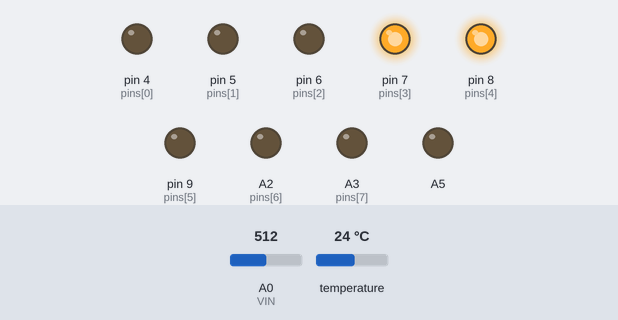
This sketch was run on a simulated Arduino Uno, built with avr-gcc and run on an emulated ATmega328P. Parts: output pins drawn as LEDs (lit = HIGH). Inputs (shaded band) come from the test bench; at power-on: temperature 24 °C, A0 (VIN) = 512. WiFi joins after 1.5 s; servers stay silent unless stated; uploads are accepted with an empty reply; what the sketch prints to the serial monitor is not drawn.

Above: at 3.2 s.
3.3 s: temperature set to 12 °C
At 5.0 s:
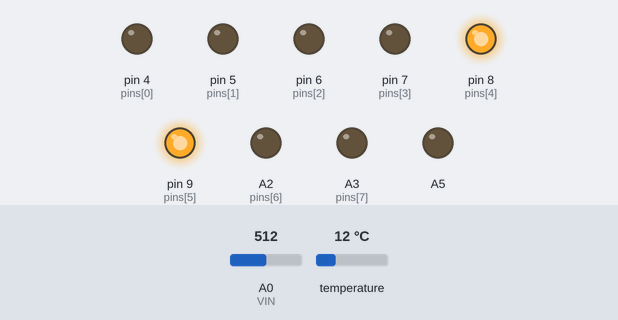
5.3 s: temperature set to 12.6 °C
6.9 s: temperature set to 13.4 °C
At 8.9 s:
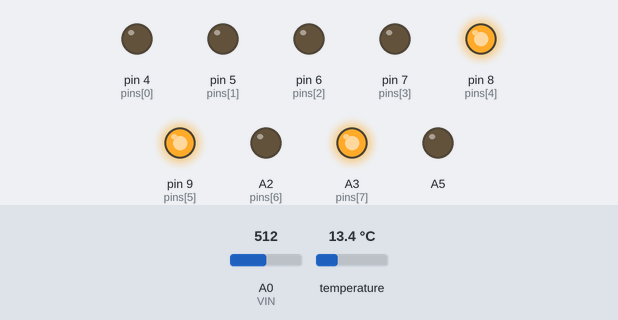
9.2 s: temperature set to 19 °C
At 10.4 s:
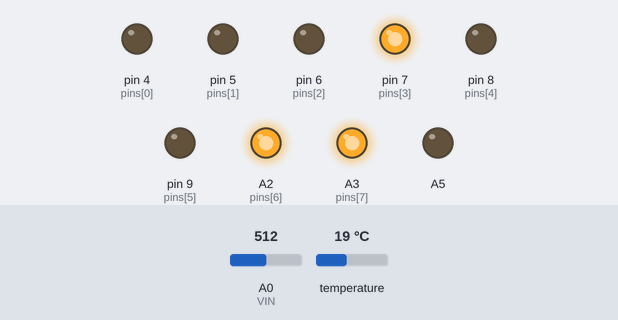
11.2 s: A0 (VIN) set to 750
12.7 s: A0 (VIN) set to 770
Timing chart, 0 to 15.7 s (numbered marks = the images above; inputs shaded):
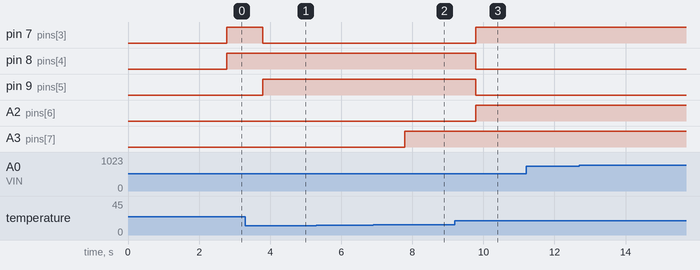

Measured:
- the behaviour switches between 12.9 and 13 °C on temperature (found by bisection; images 1 and 2)
- after the input at 3.3 s, pin 7 (pins[3]): HIGH → LOW after 0.50 s; pin 9 (pins[5]): LOW → HIGH after 0.50 s
- after the input at 5.3 s, every drawn part: stays the same
- after the input at 6.9 s, A3 (pins[7]): LOW → HIGH after 0.89 s
- after the input at 9.2 s, pin 7 (pins[3]), A2 (pins[6]): LOW → HIGH after 0.59 s; pin 8 (pins[4]), pin 9 (pins[5]): HIGH → LOW after 0.59 s
- after the input at 11.2 s, every drawn part: stays the same
- after the input at 12.7 s, every drawn part: stays the same

The sketch:

webmeter.ino
```cpp
/*****************************************************
Project: EE Design Lab #2
Programmers: Pasquale D'Agostino & James Couch
Program Name: webmeter.ino
Description:
This sketch is for an Arduino w/ Ethernet capabilities
to communicate with a web app. The Arduino reads from
a DS18B20 temperature probe using the OneWire and Dallas
Temperature libraries. The Arduino then makes either a
HTTP POST or GET request to the server. The Ethernet
connections are handled by the Ethernet library from
Arduino.
*****************************************************/

#include <SPI.h>
#include <Ethernet.h>
#include <OneWire.h>
#include <DallasTemperature.h>

#define DEBUG true  // Turn on/off print_dbg messages
#define BUS 2       // PIN for DATA wire of the DS18B20
#define VIN A0      // AnalogRead of VIN for power source

int pins[] = { 4, 5, 6, 7, 8, 9, A2, A3 };           // Pins used by LED Display
boolean lastConnected = false;
boolean last = true;
int cnt = 0;
int flip = 0;

// Strings to format different queries
String src = "PoE";
String err = "OK";

// Ethernet connection globals
byte mac[] = { 0x00, 0xAB, 0xBC, 0xCD, 0xCD, 0xDE }; // MAC address of the Arduino
char server[] = "192.168.0.127";                     // IP Address of the Server
IPAddress dhcp1 = (192,168,20,126);                  // Backup DHCP Address for Stand Alone Mode
int port = 4567;                                     // Web app port on Server
EthernetClient client;

// Temperature Probe globals, code from Dallas example
float temp;
OneWire one_wire(BUS);
DallasTemperature sensor(&one_wire);

void print_dbg(String str) { if(DEBUG) { Serial.print(str); } } // Toggle Debug messages

void setup()
{
  pinMode(A5,OUTPUT);
  Serial.begin(9600);
  sensor.begin();

  for(cnt = 0; cnt < 8; cnt++){
    pinMode(pins[cnt], OUTPUT);
  }

  Ethernet.begin(mac);
  delay(500);
  print_dbg("CNT\n");
}

/*
  Loop Logic: The loop() in Arduino code is the part that
  is always executed after setup. Once in the loop() it will
  repeat the tasks unless if told otherwise. So we implemented
  our state machine here.

  Check Errors -> error ->   POST to Server   -> Check Errors
               -> none  -> GET/POST to Server -> Check Errors

  In each loop() if we are going to communicate with the Server
  we only process one request per loop. This is because we need
  to make sure that the request is handled properly and does not
  receive another requests response from the server.
*/
void loop()
{
  get_temp();                                      // Need current temp for errors, Stand Alone
  if( error() ){                                   // If any errors, handle only them
    delay(50);
    print_dbg(err);
  }
  if ( client.connect(server, port) ){
    get_temp();                                    // Need current temp for errors, Non Stand Alone
    if( error() ){                                 // If any errors, handle only them
      post(create_json());                         // POST errors to web server
      delay(50);
      print_dbg(err);
    }
    else {
      if (!client.connected() && lastConnected) {  // Need to make sure previous connections are closed
        client.stop();
      }
      if( flip == 0 ){                             // Flip between POST & GET requests each time
        get();
        delay(10);
        client_response();
        flip = 1;
        client.stop();
      }
      else{
        post(create_json());
        flip = 0;
      }
    }
  }
  delay(100);
  lastConnected = client.connected();             // Get connection state for next request
}

/*
  Function is boolean so we only process certain
  errors (return early).

  Process any errors and create messages. We check
  if the voltage is less than 3.7v to determine source.
  On PoE A0 will read 3.6v and on battery it will be
  around 4.7v. Next if the temperature is ever less
  than -100 we know that the probe is unplugged so we
  flash a message on the display before returning.
*/
boolean error(){
  // R1 = 300 Ohms and R2 = 200 Ohms
  // PoE = 3.6 V
  // 12v around 4.7v, 9v around 3.6v, and 5v around 2v
  int vol_div = analogRead(VIN);
  float voltage = vol_div * (5.0 / 1023.0);
  if ( voltage < 3.7 ){
    src = "PoE";
    err = "No Battery";
    return true;
  }
  else {
    src = "Battery";
  }
  if ( temp < -100 ){
    err = "No Probe";
    digitalWrite(A5,HIGH);
    for(cnt = 0; cnt < 8; cnt++){
      digitalWrite(pins[cnt], HIGH);
      delay(50);
      digitalWrite(pins[cnt], LOW);
    }
    return true;
  }
  else if (last == false){
   digitalWrite(A5,LOW);
  }
  print_dbg(src);
  err = "OK";
  return false;
}

/*
  Convert the temperature into a binary string and
  pad it with zeros for to have 8 bit resolution.
  This allows us to iterate over the string and check
  each character for a 1 or 0 and then reflect that
  on the display.
*/
void display_on(){
  char buf[12];
  String bin = String((int)temp, BIN);        // Creates a binary string of the temp
  int length = bin.length();
  int start = 8 - length;                     // Gives us number of 0s to pad string

  for(int i = 0; i < start; i++){
    bin = "0" + bin;
  }
  for(cnt = 0; cnt < 8; cnt++){
    if(bin.charAt(cnt) == '1' ){
      digitalWrite(pins[cnt], HIGH);          // Turn ON the LED connected to pins[cnt]
    }
    else {
     digitalWrite(pins[cnt], LOW);            // Turn OFF the LED connected to pins[cnt]
    }
  }
}
/*
  Get the current temperature from the probe
  in degrees Celsius. Then write the current
  display value. We write the display because
  they only turn on when pin A5 is driven HIGH.
*/
void get_temp(){
  sensor.requestTemperatures();                 // code from Dallas example
  temp = sensor.getTempCByIndex(0);             // code from Dallas example
  print_dbg("Temperature for Device 1 is: ");
  print_dbg(String((int)temp));
  print_dbg("\n");
  display_on();
}

/*
  After making a request to the server we
  need to handle the response it sends back.
  This is important on the GET request because
  it tells the Arduino what to do with the
  display. This function iterates over the
  response and finds the content of the response.

  Modified from Ethernet example
*/
void client_response(){
  String response = "";
  while (client.available()) {
    char c = client.read();
    response += c;
    if (c == '\n') {
      response = "";
    }
    if (response.equals("ON")) {
        digitalWrite(A5, HIGH);
        last = true;
    }
    if (response.equals("OFF")) {
        digitalWrite(A5, LOW);
        last = false;
    }
  }
}

/*
  Creates a JSON string that is sent to the Server
  with the current information to be displayed
*/
String create_json()
{
  return "{\"plot\":\""+String((int)temp)+"\",\"error\":\""+err+"\",\"source\":\""+src+"\"}";
}

/*
  Headers to be sent to the Server after the
  Arduino connects to the server. This allows
  us to see if the LED display needs to be
  turned ON or OFF.

  HTTP GET Request, client.println() -> code from Ethernet
*/
void get()
{
  client.println("GET /display HTTP/1.1");
  client.println("Host: 192.168.0.127:4567");
  client.println("Connection: close");
  client.println("");
}

/*
  Headers to be sent to the Server after the
  Arduino connects to the server. This allows
  us to send the JSON string with the current
  state of the Arduino to the web app.

  HTTP POST Request, client.println() -> code from Ethernet
*/
void post(String json)
{
  client.println("POST /json HTTP/1.1");
  client.println("User-Agent: Arduino");
  client.println("Host: 192.168.0.127:4567");
  client.print("Accept: *"); client.print("/"); client.println("*");
  client.print("Content-Length: "); client.println(json.length()+2);
  client.println("Content-Type: application/x-www-form-urlencoded");
  client.println("Connection: close");
  client.println("");
  client.println(json);
  client.stop();
}
```
